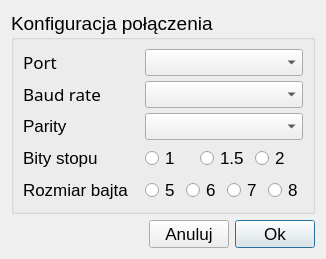
<?xml version="1.0" encoding="UTF-8"?>
<ui version="4.0">
 <class>Dialog</class>
 <widget class="QDialog" name="Dialog">
  <property name="enabled">
   <bool>true</bool>
  </property>
  <property name="geometry">
   <rect>
    <x>0</x>
    <y>0</y>
    <width>326</width>
    <height>259</height>
   </rect>
  </property>
  <property name="sizePolicy">
   <sizepolicy hsizetype="Fixed" vsizetype="Fixed">
    <horstretch>0</horstretch>
    <verstretch>0</verstretch>
   </sizepolicy>
  </property>
  <property name="minimumSize">
   <size>
    <width>250</width>
    <height>200</height>
   </size>
  </property>
  <property name="maximumSize">
   <size>
    <width>350</width>
    <height>300</height>
   </size>
  </property>
  <property name="windowTitle">
   <string>Ustawienia</string>
  </property>
  <property name="layoutDirection">
   <enum>Qt::LeftToRight</enum>
  </property>
  <property name="autoFillBackground">
   <bool>false</bool>
  </property>
  <property name="locale">
   <locale language="Polish" country="Poland"/>
  </property>
  <property name="sizeGripEnabled">
   <bool>false</bool>
  </property>
  <property name="modal">
   <bool>false</bool>
  </property>
  <layout class="QGridLayout" name="gridLayout">
   <item row="3" column="0">
    <spacer name="horizontalSpacer">
     <property name="font">
      <font>
       <pointsize>13</pointsize>
      </font>
     </property>
     <property name="orientation">
      <enum>Qt::Horizontal</enum>
     </property>
     <property name="sizeHint" stdset="0">
      <size>
       <width>40</width>
       <height>20</height>
      </size>
     </property>
    </spacer>
   </item>
   <item row="3" column="2">
    <widget class="QPushButton" name="okSettingsButton">
     <property name="enabled">
      <bool>true</bool>
     </property>
     <property name="minimumSize">
      <size>
       <width>80</width>
       <height>0</height>
      </size>
     </property>
     <property name="font">
      <font>
       <pointsize>13</pointsize>
       <kerning>true</kerning>
      </font>
     </property>
     <property name="text">
      <string>Ok</string>
     </property>
     <property name="default">
      <bool>true</bool>
     </property>
    </widget>
   </item>
   <item row="3" column="1">
    <widget class="QPushButton" name="cancelSettingsButton">
     <property name="maximumSize">
      <size>
       <width>80</width>
       <height>16777215</height>
      </size>
     </property>
     <property name="font">
      <font>
       <pointsize>13</pointsize>
      </font>
     </property>
     <property name="text">
      <string>Anuluj</string>
     </property>
    </widget>
   </item>
   <item row="0" column="0" colspan="3">
    <widget class="QGroupBox" name="groupBox">
     <property name="font">
      <font>
       <pointsize>14</pointsize>
      </font>
     </property>
     <property name="title">
      <string>Konfiguracja połączenia</string>
     </property>
     <property name="flat">
      <bool>false</bool>
     </property>
     <property name="checkable">
      <bool>false</bool>
     </property>
     <layout class="QGridLayout" name="gridLayout_3">
      <item row="7" column="1" rowspan="2">
       <layout class="QHBoxLayout" name="horizontalLayout_2">
        <item>
         <widget class="QRadioButton" name="radioButton">
          <property name="font">
           <font>
            <pointsize>13</pointsize>
           </font>
          </property>
          <property name="text">
           <string>5</string>
          </property>
          <attribute name="buttonGroup">
           <string notr="true">buttonGroupByteSize</string>
          </attribute>
         </widget>
        </item>
        <item>
         <widget class="QRadioButton" name="radioButton_4">
          <property name="font">
           <font>
            <pointsize>13</pointsize>
           </font>
          </property>
          <property name="text">
           <string>6</string>
          </property>
          <attribute name="buttonGroup">
           <string notr="true">buttonGroupByteSize</string>
          </attribute>
         </widget>
        </item>
        <item>
         <widget class="QRadioButton" name="radioButton_3">
          <property name="font">
           <font>
            <pointsize>13</pointsize>
           </font>
          </property>
          <property name="text">
           <string>7</string>
          </property>
          <attribute name="buttonGroup">
           <string notr="true">buttonGroupByteSize</string>
          </attribute>
         </widget>
        </item>
        <item>
         <widget class="QRadioButton" name="radioButton_2">
          <property name="font">
           <font>
            <pointsize>13</pointsize>
           </font>
          </property>
          <property name="text">
           <string>8</string>
          </property>
          <attribute name="buttonGroup">
           <string notr="true">buttonGroupByteSize</string>
          </attribute>
         </widget>
        </item>
       </layout>
      </item>
      <item row="0" column="1">
       <widget class="QComboBox" name="comboBoxPort">
        <property name="minimumSize">
         <size>
          <width>0</width>
          <height>27</height>
         </size>
        </property>
        <property name="font">
         <font>
          <family>.Lucida Grande UI</family>
          <pointsize>13</pointsize>
         </font>
        </property>
       </widget>
      </item>
      <item row="0" column="0">
       <widget class="QLabel" name="label">
        <property name="font">
         <font>
          <family>.Lucida Grande UI</family>
          <pointsize>13</pointsize>
         </font>
        </property>
        <property name="text">
         <string>Port</string>
        </property>
       </widget>
      </item>
      <item row="1" column="0">
       <widget class="QLabel" name="label_2">
        <property name="maximumSize">
         <size>
          <width>120</width>
          <height>16777215</height>
         </size>
        </property>
        <property name="font">
         <font>
          <family>.Lucida Grande UI</family>
          <pointsize>13</pointsize>
         </font>
        </property>
        <property name="text">
         <string>Baud rate</string>
        </property>
       </widget>
      </item>
      <item row="1" column="1">
       <widget class="QComboBox" name="comboBoxBaudrate">
        <property name="minimumSize">
         <size>
          <width>0</width>
          <height>27</height>
         </size>
        </property>
        <property name="font">
         <font>
          <family>.Lucida Grande UI</family>
          <pointsize>13</pointsize>
         </font>
        </property>
       </widget>
      </item>
      <item row="3" column="0">
       <widget class="QLabel" name="label_3">
        <property name="font">
         <font>
          <pointsize>13</pointsize>
         </font>
        </property>
        <property name="text">
         <string>Parity</string>
        </property>
       </widget>
      </item>
      <item row="3" column="1">
       <widget class="QComboBox" name="comboBoxParity">
        <property name="minimumSize">
         <size>
          <width>0</width>
          <height>27</height>
         </size>
        </property>
        <property name="font">
         <font>
          <pointsize>13</pointsize>
         </font>
        </property>
       </widget>
      </item>
      <item row="5" column="1" rowspan="2">
       <layout class="QHBoxLayout" name="horizontalLayout">
        <item>
         <widget class="QRadioButton" name="radioButtonBits1">
          <property name="font">
           <font>
            <pointsize>13</pointsize>
           </font>
          </property>
          <property name="text">
           <string>1</string>
          </property>
          <attribute name="buttonGroup">
           <string notr="true">buttonGroupStopBits</string>
          </attribute>
         </widget>
        </item>
        <item>
         <widget class="QRadioButton" name="radioButtonBits15">
          <property name="font">
           <font>
            <pointsize>13</pointsize>
           </font>
          </property>
          <property name="text">
           <string>1.5</string>
          </property>
          <attribute name="buttonGroup">
           <string notr="true">buttonGroupStopBits</string>
          </attribute>
         </widget>
        </item>
        <item>
         <widget class="QRadioButton" name="radioButton2">
          <property name="font">
           <font>
            <pointsize>13</pointsize>
           </font>
          </property>
          <property name="text">
           <string>2</string>
          </property>
          <attribute name="buttonGroup">
           <string notr="true">buttonGroupStopBits</string>
          </attribute>
         </widget>
        </item>
       </layout>
      </item>
      <item row="7" column="0" rowspan="2">
       <widget class="QLabel" name="label_5">
        <property name="font">
         <font>
          <pointsize>13</pointsize>
         </font>
        </property>
        <property name="text">
         <string>Rozmiar bajta</string>
        </property>
       </widget>
      </item>
      <item row="5" column="0" rowspan="2">
       <widget class="QLabel" name="label_4">
        <property name="font">
         <font>
          <pointsize>13</pointsize>
         </font>
        </property>
        <property name="text">
         <string>Bity stopu</string>
        </property>
       </widget>
      </item>
     </layout>
    </widget>
   </item>
  </layout>
  <zorder>groupBox</zorder>
  <zorder>okSettingsButton</zorder>
  <zorder>horizontalSpacer</zorder>
  <zorder>cancelSettingsButton</zorder>
 </widget>
 <tabstops>
  <tabstop>comboBoxPort</tabstop>
  <tabstop>comboBoxBaudrate</tabstop>
  <tabstop>comboBoxParity</tabstop>
  <tabstop>radioButtonBits1</tabstop>
  <tabstop>radioButtonBits15</tabstop>
  <tabstop>radioButton2</tabstop>
  <tabstop>radioButton</tabstop>
  <tabstop>radioButton_4</tabstop>
  <tabstop>radioButton_3</tabstop>
  <tabstop>radioButton_2</tabstop>
  <tabstop>cancelSettingsButton</tabstop>
  <tabstop>okSettingsButton</tabstop>
 </tabstops>
 <resources/>
 <connections/>
 <buttongroups>
  <buttongroup name="buttonGroupByteSize"/>
  <buttongroup name="buttonGroupStopBits"/>
 </buttongroups>
</ui>
